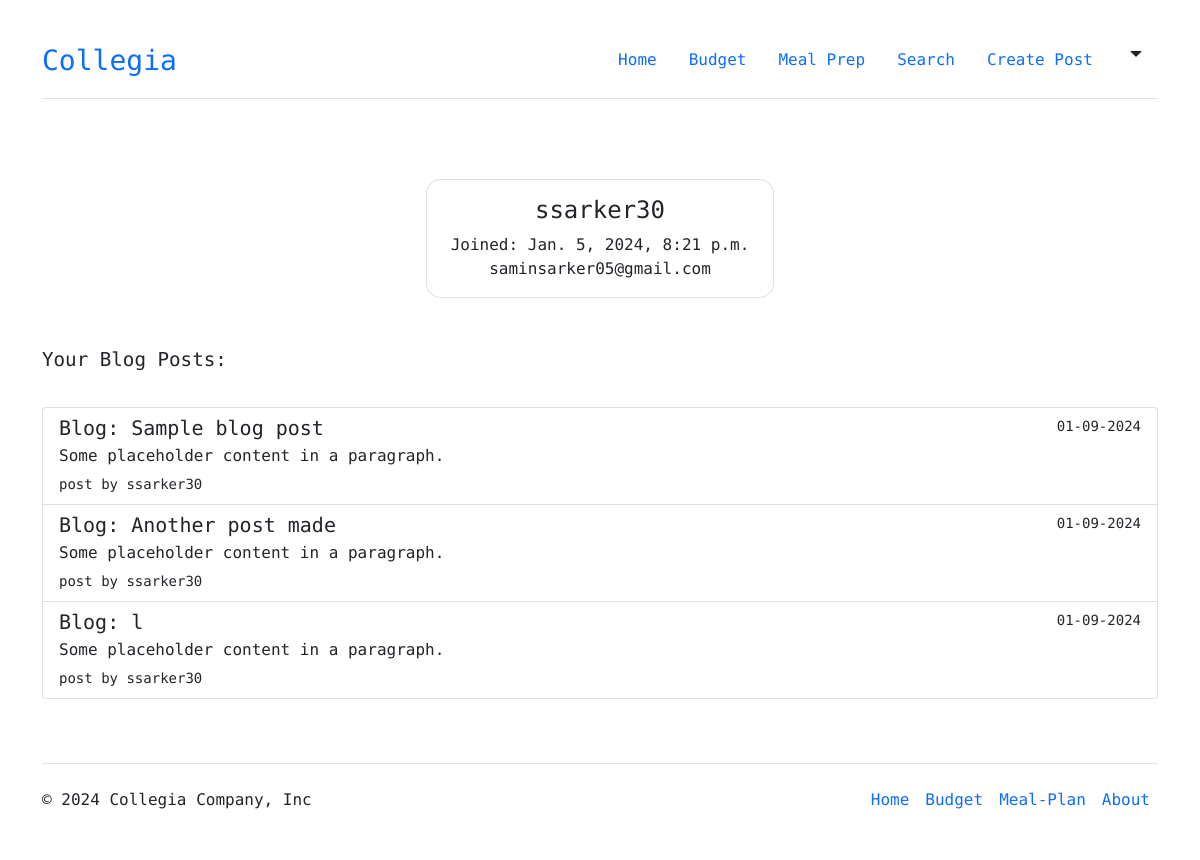
The page /profile/ (signed in) on the database as committed earlier.
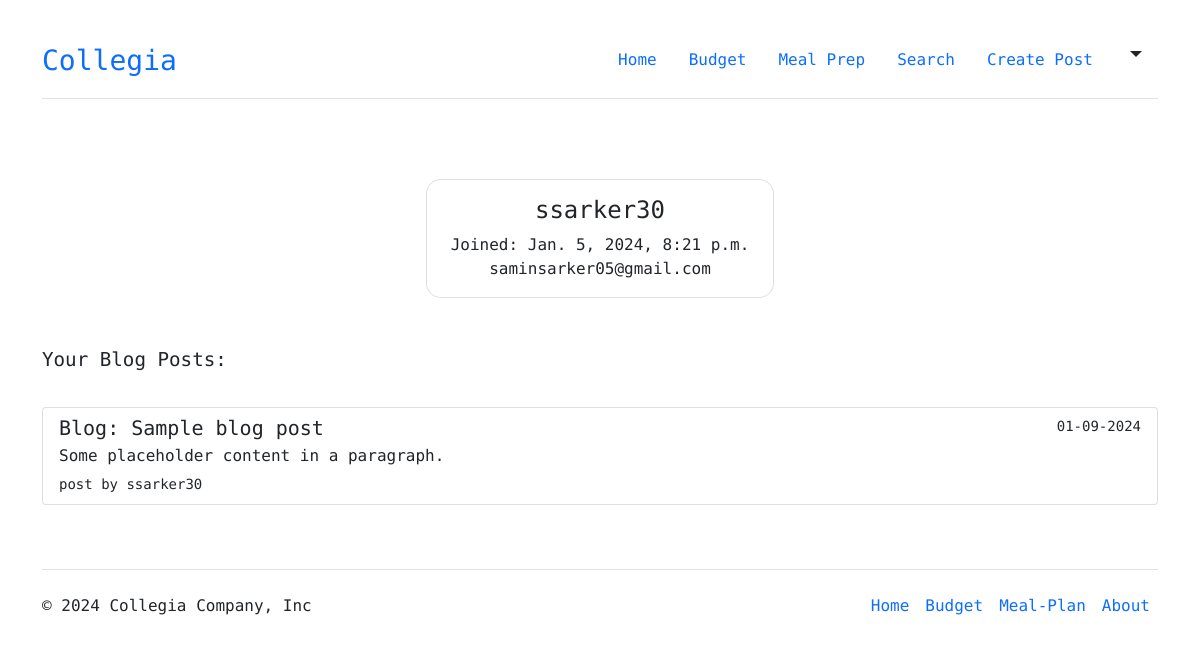
The same page on the database as committed later.
### core/models.py (models this page shows, shortened)
class Post(models.Model):
  title = models.CharField(max_length=100)
  content = models.TextField()
  date_posted = models.DateTimeField(default=timezone.now)
  author = models.ForeignKey(User, on_delete=models.CASCADE)

### users/views.py (the view)
# urls.py: path('profile/', user_views.profile, name="profile"),
@login_required
def profile(request):
  context = {
    'posts': Post.objects.filter(author__username__icontains=request.user)
  }
  return render(request, 'users/profile.html', context)

### users/templates/users/profile.html
{% extends "core/base.html" %}
{% block content %}
  <div style="margin-bottom: 4em;">
  <div class="container py-5 h-100">
    <div class="row d-flex justify-content-center align-items-center h-100">
      <div class="col-md-12 col-xl-4">
        <div class="card" style="border-radius: 15px;">
          <div class="card-body text-center">
            <h4 class="mb-2">{{ user.username }}</h4>
            <h7> Joined: {{ user.date_joined }} </h7>
            <h7> {{ user.email }}  </h7>
          </div>
        </div>
      </div>
    </div>
  </div>
  <p style="font-size: 1.2em;"> Your Blog Posts: </p>
  <div class="list-group" style="margin-bottom: 4em; margin-top: 2em;">
    {% for post in posts %}
      <a href="{% url 'detail' post.id %}" class="list-group-item list-group-item-action" aria-current="true">
        <div class="d-flex w-100 justify-content-between">
          <h5 class="mb-1">Blog: {{ post.title }}</h5>
          <small>{{ post.date_posted|date:"m-d-Y" }}</small>
        </div>
        <p class="mb-1">Some placeholder content in a paragraph.</p>
        <small>post by {{ post.author }}</small>
      </a>
    {% endfor %}
  </div>
</div>
{% endblock content %}

### core/templates/core/base.html (shortened to what this page needs)
{% load static %}
<!DOCTYPE html>
<html lang="en">
<head>
    <link href="https://cdn.jsdelivr.net/npm/bootstrap@5.0.2/dist/css/bootstrap.min.css" rel="stylesheet">
    <link rel="stylesheet" type="text/css" href="{% static 'core/base.css'%}">
    <link href="https://cdn.jsdelivr.net/npm/fastbootstrap@2.2.0/dist/css/fastbootstrap.min.css" rel="stylesheet">
</head>
<body>
  <br>
  <div class="container">
    <header class="d-flex flex-wrap justify-content-center py-3 mb-4 border-bottom">
      <a href="/" class="d-flex align-items-center mb-3 mb-md-0 me-md-auto link-body-emphasis text-decoration-none">
        <span class="fs-3">Collegia</span>
      </a>
      <ul class="nav nav-pills">
        <li class="nav-item"><a href="{% url 'home' %}" class="nav-link fs-6" aria-current="page">Home</a></li>
        <li class="nav-item"><a href="{% url 'budget' %}" class="nav-link fs-6">Budget</a></li>
        <li class="nav-item"><a href="{% url 'meal' %}" class="nav-link fs-6">Meal Prep</a></li>
        <li class="nav-item"><a href="{% url 'search' %}" class="nav-link fs-6">Search</a></li>
        {% if user.is_authenticated %}
        <li class="nav-item"><a href="{% url 'create' %}" class="nav-link fs-6">Create Post</a></li>
        <div class="dropdown text-end">
          <a href="#" class="d-block link-dark text-decoration-none dropdown-toggle px-3 fs-5" id="dropdownUser1" data-bs-toggle="dropdown" aria-expanded="false">
          </a>
        </div>
        {% else %}
        <li class="nav-item"><a href="{% url 'login' %}" class="nav-link">Login</a></li>
        <li class="nav-item"><a href="{% url 'register' %}" class="nav-link">Register</a></li>
        {% endif %}
      </ul>
    </header>
  </div>
  <div class="container" style="margin-top: 2em;">
      {% block content %}{% endblock %}
  </div>
  <div class="container mb-10">
    <footer class="d-flex flex-wrap justify-content-between align-items-center py-3 my-4 border-top">
      <p class="col-md-4 mb-0 text-body-secondary fs-6">© 2024 Collegia Company, Inc</p>
      <ul class="nav col-md-4 justify-content-end">
        <li class="nav-item"><a href="{% url 'home' %}" class="nav-link px-2 text-body-secondary fs-6">Home</a></li>
        <li class="nav-item"><a href="{% url 'budget' %}" class="nav-link px-2 text-body-secondary fs-6">Budget</a></li>
        <li class="nav-item"><a href="{% url 'meal' %}" class="nav-link px-2 text-body-secondary fs-6">Meal-Plan</a></li>
        <li class="nav-item"><a href="#" class="nav-link px-2 text-body-secondary fs-6">About</a></li>
      </ul>
    </footer>
  </div>
</body>
</html>

### core/static/core/base.css (style rules this page uses)
* { font-family: 'Space Mono', monospace; }
.dropdown-toggle { outline: 0; }

Rows that differ between the two databases and show on the page:
removed Post: title "Another post made", date_posted "01-09-2024", author "ssarker30"
removed Post: title "l", date_posted "01-09-2024", author "ssarker30"
